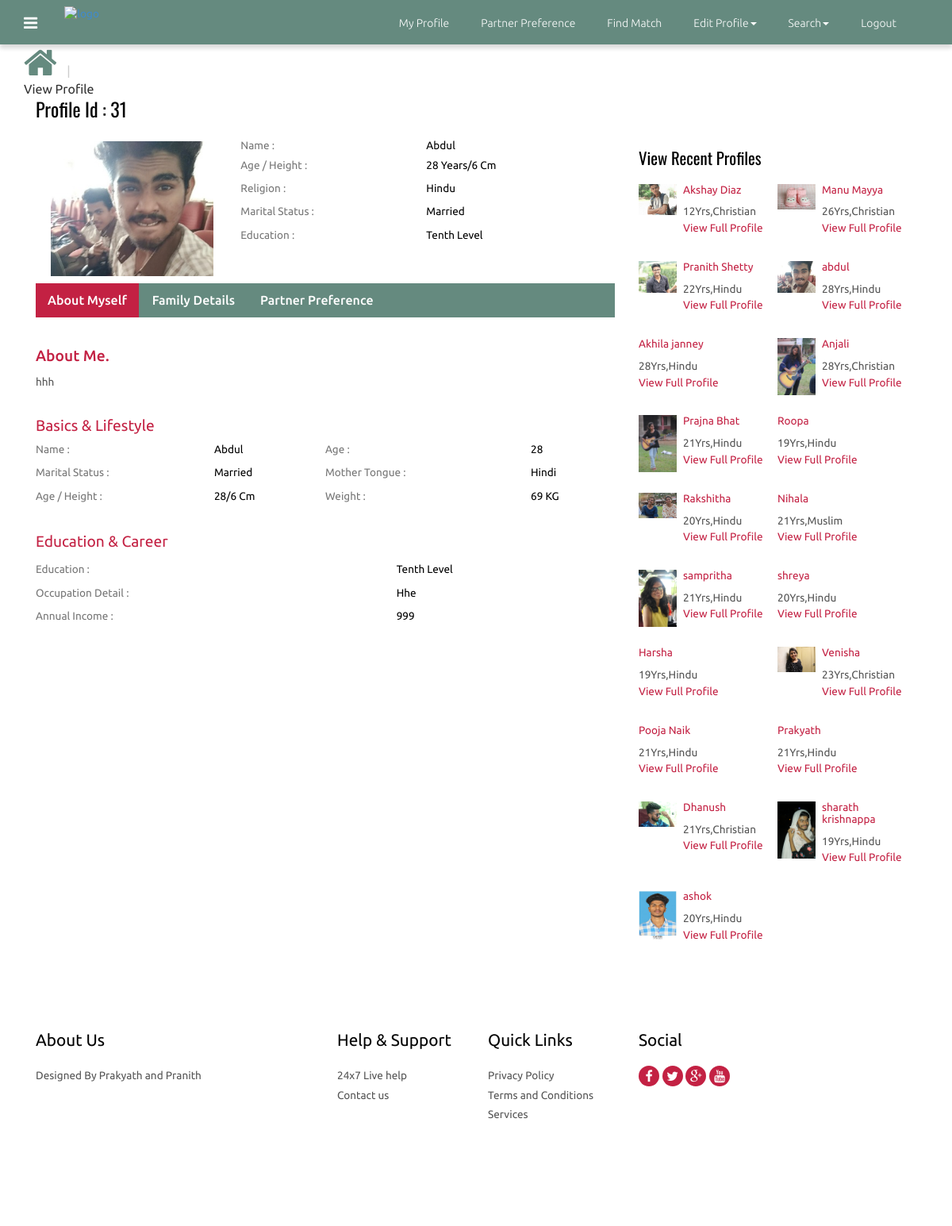
Screenshot of /view_profile.php?id=31 (signed in) with the database file from the repository.
### tables this page shows
CREATE TABLE `photos` (
  `id` int(10) NOT NULL,
  `cust_id` int(10) NOT NULL,
  `pic1` varchar(25) NOT NULL,
  `pic2` varchar(40) NOT NULL,
  `pic3` varchar(40) NOT NULL,
  `pic4` varchar(40) NOT NULL
);

CREATE TABLE `customer` (
  `id` int(10) NOT NULL,
  `cust_id` int(5) NOT NULL,
  `email` varchar(60) NOT NULL,
  `age` varchar(10) NOT NULL,
  `height` int(10) NOT NULL,
  `sex` varchar(6) NOT NULL,
  `religion` varchar(20) NOT NULL,
  `district` varchar(20) NOT NULL,
  `state` varchar(20) NOT NULL,
  `country` varchar(10) NOT NULL,
  `maritalstatus` varchar(20) NOT NULL,
  `education` text NOT NULL,
  `firstname` text NOT NULL,
  `mothertounge` text NOT NULL,
  `weight` int(5) NOT NULL,
  `dateofbirth` date NOT NULL,
  `occupation` text NOT NULL,
  `occupation_descr` text NOT NULL,
  `annual_income` varchar(20) NOT NULL,
  `no_bro` int(5) NOT NULL,
  `no_sis` int(5) NOT NULL,
  `aboutme` text NOT NULL,
  `profilecreationdate` date NOT NULL
);

### functions.php (called while the page is built, shortened)
<?php
function mysqlexec($sql){
	$host="localhost";
	$username="root";
	$password="";
	$db_name="matrimony";
	$conn=mysqli_connect("$host", "$username", "$password")or die("cannot connect");
	mysqli_select_db($conn,"$db_name")or die("cannot select DB");
	if($result = mysqli_query($conn, $sql)){
		return $result;
	}
	else{
		echo mysqli_error($conn);
	}
}
?>

### view_profile.php (the view, shortened to what this page needs)
<?php include_once("functions.php"); ?>
<?php
$id=$_GET['id'];
$profileid=$id;
$sql="SELECT * FROM customer WHERE cust_id = $id";
$result = mysqlexec($sql);
if($result){
$row=mysqli_fetch_assoc($result);
	$fname=$row['firstname'];
	$religion=$row['religion'];
	$age=$row['age'];
	$maritalstatus=$row['maritalstatus'];
	$education=$row['education'];
	$mothertounge=$row['mothertounge'];
	$weight=$row['weight'];
	$height=$row['height'];
	$occupationdescr=$row['occupation_descr'];
	$income=$row['annual_income'];
	$aboutme=$row['aboutme'];
	$pic1="";
$sql2="SELECT * FROM photos WHERE cust_id = $profileid";
$result2 = mysqlexec($sql2);
if($result2){
	$row2=mysqli_fetch_array($result2);
	$pic1=$row2['pic1'];
}
}else{
	echo "<script>alert(\"Invalid Profile ID\")</script>";
}
?>
<!DOCTYPE HTML>
<html>
<head>
<link href="css/bootstrap-3.1.1.min.css" rel='stylesheet' type='text/css' />
<link href="css/style.css" rel='stylesheet' type='text/css' />
<link href="css/font-awesome.css" rel="stylesheet">
</head>
<body>
 <?php include_once("includes/user_header.php");?>
<div class="grid_3">
  <div class="container">
   <div class="breadcrumb1">
     <ul>
        <a href="user_index.php"><i class="fa fa-home home_1"></i></a>
        <span class="divider">&nbsp;|&nbsp;</span>
        <li class="current-page">View Profile</li>
     </ul>
   </div>
   <div class="profile">
   	 <div class="col-md-8 profile_left">
   	 	<h2>Profile Id : <?php echo $profileid;?></h2>
   	 	<div class="col_3">
   	        <div class="col-sm-4 row_2">
				<div class="flexslider">
					 <ul class="slides">
						<li data-thumb="profile/<?php echo $profileid;?>/<?php echo $pic1;?>">
							<img src="profile/<?php echo $profileid;?>/<?php echo $pic1;?>" />
						</li>
					 </ul>
				  </div>
			</div>
			<div class="col-sm-8 row_1">
				<table class="table_working_hours">
		        	<tbody>
		        		<tr class="opened_1">
							<td class="day_label">Name :</td>
							<td class="day_value"><?php echo $fname  ?></td>
						</tr><tr class="opened_1">
							<td class="day_label">Age / Height :</td>
							<td class="day_value"><?php echo $age . " Years"; ?>/<?php echo $height . " Cm";?> </td>
						</tr>
					  	<tr class="opened">
							<td class="day_label">Religion :</td>
							<td class="day_value"><?php echo $religion;?></td>
						</tr>
					    <tr class="opened">
							<td class="day_label">Marital Status :</td>
							<td class="day_value"><?php echo $maritalstatus;?></td>
						</tr>
					    <tr class="closed">
							<td class="day_label">Education :</td>
							<td class="day_value closed"><span><?php echo $education;?></span></td>
						</tr>
				    </tbody>
				</table>
				</div>
			<div class="clearfix"> </div>
		</div>
		<div class="col_4">
		    <div class="bs-example bs-example-tabs" role="tabpanel" data-example-id="togglable-tabs">
			   <ul id="myTab" class="nav nav-tabs nav-tabs1" role="tablist">
				  <li role="presentation" class="active"><a href="#home" id="home-tab" role="tab" data-toggle="tab" aria-controls="home" aria-expanded="true">About Myself</a></li>
				  <li role="presentation"><a href="#profile" role="tab" id="profile-tab" data-toggle="tab" aria-controls="profile">Family Details</a></li>
				  <li role="presentation"><a href="#profile1" role="tab" id="profile-tab1" data-toggle="tab" aria-controls="profile1">Partner Preference</a></li>
			   </ul>
			   <div id="myTabContent" class="tab-content">
				  <div role="tabpanel" class="tab-pane fade in active" id="home" aria-labelledby="home-tab">
				    <div class="tab_box">
				    	<h1>About Me.</h1>
				    	<p><?php echo $aboutme; ?></p>
				    </div>
				    <div class="basic_1">
				    	<h3>Basics &amp; Lifestyle</h3>
				    	<div class="col-md-6 basic_1-left">
				    	  <table class="table_working_hours">
				        	<tbody>
				        		<tr class="opened_1">
									<td class="day_label">Name :</td>
									<td class="day_value"><?php echo $fname ?></td>
								</tr>
							    <tr class="opened">
									<td class="day_label">Marital Status :</td>
									<td class="day_value"><?php echo $maritalstatus;?></td>
								</tr>
							    <tr class="opened">
									<td class="day_label">Age / Height :</td>
									<td class="day_value"><?php echo $age; ?>/<?php echo $height;?> cm</td>
								</tr>
						    </tbody>
				          </table>
				         </div>
				         <div class="col-md-6 basic_1-left">
				          <table class="table_working_hours">
				        	<tbody>
				        		<tr class="opened_1">
									<td class="day_label">Age :</td>
									<td class="day_value"><?php echo $age;?></td>
								</tr>
							    <tr class="opened">
									<td class="day_label">Mother Tongue :</td>
									<td class="day_value"><?php echo $mothertounge;?></td>
								</tr>
							    <tr class="opened">
									<td class="day_label">Weight :</td>
									<td class="day_value"><?php echo $weight;?> KG</td>
								</tr>
						    </tbody>
				        </table>
				        </div>
				        <div class="clearfix"> </div>
				    </div>
				    <div class="basic_1 basic_2">
				    	<h3>Education & Career</h3>
				    	<div class="basic_1-left">
				    	  <table class="table_working_hours">
				        	<tbody>
				        		<tr class="opened">
									<td class="day_label">Education   :</td>
									<td class="day_value"><?php echo $education;?></td>
								</tr>
							    <tr class="opened">
									<td class="day_label">Occupation Detail :</td>
									<td class="day_value closed"><span><?php echo $occupationdescr;?></span></td>
								</tr>
							    <tr class="opened">
									<td class="day_label">Annual Income :</td>
									<td class="day_value closed"><span><?php echo $income;?></span></td>
								</tr>
							 </tbody>
				          </table>
				         </div>
				    </div>
				  </div>
		     </div>
		  </div>
	   </div>
   	 </div>
     <div class="col-md-4 profile_right">
        <div class="view_profile view_profile2">
        	<h3>View Recent Profiles</h3>
    <?php
     $sql="SELECT * FROM customer ORDER BY profilecreationdate ASC";
      $result=mysqlexec($sql);
      while($row=mysqli_fetch_assoc($result)){
            $profid=$row['cust_id'];
          $sql="SELECT * FROM photos WHERE cust_id=$profid";
          $result2=mysqlexec($sql);
          $photo=mysqli_fetch_assoc($result2);
          $pic=$photo['pic1'];
    echo "<div class=\"col-sm-6 paid_people-left\">";
    echo "<ul class=\"profile_item\">";
    echo "<a href=\"view_profile.php?id=$profid\">";
    echo "<li class=\"profile_item-img\"><img src=\"profile/". $profid."/".$pic ."\"" . "class=\"img-responsive\" alt=\"\"/></li>";
    echo "<li class=\"profile_item-desc\">";
    echo "<h4>" . $row['firstname'] ."</h4>";
    echo "<p>" . $row['age']. "Yrs," . $row['religion'] . "</p>";
    echo "<h5>" . "View Full Profile" . "</h5>";
    echo "</li>";
    echo "</a>";
    echo "</ul>";
    echo "</div>";
      }
     ?>
</div>
        </div>
       <div class="clearfix"> </div>
    </div>
  </div>
</div>
<?php include_once("footer.php");?>
<link rel="stylesheet" href="css/flexslider.css" type="text/css" media="screen" />
</body>
</html>

### css/style.css (style rules this page uses)
h4, h5, h6, h1, h2, h3 { margin-top: 0; }
ul, ol { margin: 0; }
p { margin: 0; }
html, body { font-family: 'Ubuntu', sans-serif; font-size: 100%; background:#fff; }
body a { transition:0.5s all; -webkit-transition:0.5s all; -moz-transition:0.5s all; -o-transition:0.5s all; -ms-transition:0.5s all; }
i.home_1 { color:#658a7f; font-size:45px; }
span.divider { padding: 0 5px; color: #ccc; }
.profile_left h2 { color:#000; font-size:1.5em; margin-bottom:1em; font-family: 'Oswald', sans-serif; }
table.table_working_hours { width: 100%; }
.table_working_hours tr { border: 0; }
td.day_label { color: #777; padding:5px 0; }
.table_working_hours tr { color: #000; font-size: 0.85em; text-transform: capitalize; }
.table_working_hours tr.opened_1 td { padding: 0 0 5px; }
.nav-tabs1 { display: inline-block; border-bottom: none; font-weight: 500; background-color:#658a7f; width: 100%; padding: 0; margin-bottom: 2em; }
.nav-tabs1>li.active>a, .nav-tabs1>li.active>a:focus, .nav-tabs1>li.active>a:hover { color: #fff; background-color:#c32143; border:none; }
.nav-tabs1>li { margin-bottom:0; }
a#profile-tab, a#home-tab, a#profile-tab1 { color: #fff; }
.tab_box { margin-bottom: 2em; }
.tab_box h1 { color:#c32143; font-size:1.2em; }
.tab_box p { color:#555; font-size:0.85em; line-height:1.8em; }
.basic_1-left { padding-left:0; }
.basic_1 { margin-bottom: 2em; }
.basic_1 h3 { color: #c32143; font-size: 1.2em; }
.basic_2 { margin-bottom:0; }
ul.profile_item { padding:0; margin:0 0 1.5em 0; list-style:none; }
ul.profile_item li.profile_item-img { width:30%; float:left; margin-right: 5%; }
.view_profile h3 { font-size:1.3em; color:#000; margin-bottom: 1em; font-family: 'Oswald', sans-serif; }
ul.profile_item li.profile_item-desc h4, ul.profile_item li.profile_item-desc h5 { color:#c32143; font-size:0.85em; }
ul.profile_item li.profile_item-desc { overflow:hidden; }
ul.profile_item li.profile_item-desc p { color:#555; font-size:0.85em; line-height:1.5em; margin-bottom: 3px; }
.paid_people-left { padding-left:0; }
.view_profile2 { margin:4em 0 0 0; }
ul { padding: 0; list-style: none; }
.headings h1, h2,h3,h4,h5,h6 { font-weight:400; }

### css/navstyle.css (style rules this page uses)
.nav-tabs > li > a, .nav-tabs > li > a:hover, .nav-tabs > li > a:focus, .nav-tabs > li.active > a, .nav-tabs > li.active > a:hover, .nav-tabs > li.active > a:focus { border: none; border-radius: 0; }

### css/flexslider.css (style rules this page uses)
.slides, .slides > li, .flex-control-nav, .flex-direction-nav { margin: 0; padding: 0; list-style: none; }
.flexslider { margin: 0; padding: 0; }
.flexslider .slides > li { display: none; -webkit-backface-visibility: hidden; }
.flexslider .slides img { width: 100%; display: block; }
.flexslider .slides:after { content: "\0020"; display: block; clear: both; visibility: hidden; line-height: 0; height: 0; }
.flexslider { background: #ffffff; border: 4px solid #ffffff; position: relative; zoom: 1; }
.flexslider .slides { zoom: 1; }
.flexslider .slides img { height: auto; }

### rows the page displays
photos: pic1 (picture)
customer: firstname "Abdul", age "28", height "6", religion "Hindu", maritalstatus "Married", education "Tenth Level", aboutme "hhh", mothertounge "Hindi", weight "69", occupation_descr "Hhe", annual_income "999", photos.pic1 (picture), firstname "abdul"
customer: photos.pic1 (picture), firstname "Akshay Diaz", age "12", religion "Christian"
customer: photos.pic1 (picture), firstname "Manu Mayya", age "26", religion "Christian"
customer: photos.pic1 (picture), firstname "Pranith Shetty", age "22", religion "Hindu"
customer: firstname "Akhila janney", age "28", religion "Hindu"
customer: photos.pic1 (picture), firstname "Anjali", age "28", religion "Christian"
customer: photos.pic1 (picture), firstname "Prajna Bhat", age "21", religion "Hindu"
customer: firstname "Roopa", age "19", religion "Hindu"
customer: photos.pic1 (picture), firstname "Rakshitha", age "20", religion "Hindu"
customer: firstname "Nihala", age "21", religion "Muslim"
customer: photos.pic1 (picture), firstname "sampritha", age "21", religion "Hindu"
customer: firstname "shreya", age "20", religion "Hindu"
customer: firstname "Harsha", age "19", religion "Hindu"
customer: photos.pic1 (picture), firstname "Venisha", age "23", religion "Christian"
customer: firstname "Pooja Naik", age "21", religion "Hindu"
customer: firstname "Prakyath", age "21", religion "Hindu"
customer: photos.pic1 (picture), firstname "Dhanush", age "21", religion "Christian"
customer: photos.pic1 (picture), firstname "sharath krishnappa", age "19", religion "Hindu"
customer: photos.pic1 (picture), firstname "ashok", age "20", religion "Hindu"

### other values shown
$profileid "31"
